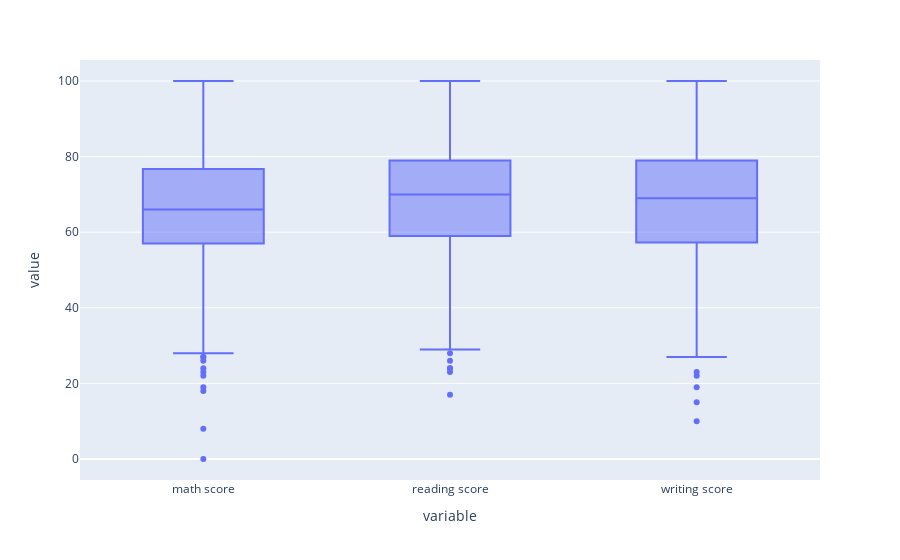

The notebook cell this image was saved under:
### Markdown cell above
> Utilice la función creada en el punto 1.1 para verificar sus resultados.

### Code cell
exploratory_data_analysis(df_grades)

### Figure 1 — Plotly figure (JSON) as saved in the notebook; plotly's stock layout.template omitted (floating-point values rounded to 4 significant figures; data arrays with more than 128 entries replaced by an {"elided": "..."} marker saying what was removed)
{"data": [{"alignmentgroup": "True", "boxpoints": "outliers", "hovertemplate": "variable=%{x}<br>value=%{y}<extra></extra>", "legendgroup": "", "marker": {"color": "#636efa"}, "name": "", "notched": false, "offsetgroup": "", "orientation": "v", "showlegend": false, "type": "box", "x": {"elided": "7875 str values"}, "x0": " ", "xaxis": "x", "y": {"elided": "7875 mixed values"}, "y0": " ", "yaxis": "y"}], "layout": {"boxmode": "group", "legend": {"tracegroupgap": 0}, "margin": {"t": 60}, "xaxis": {"anchor": "y", "domain": [0, 1], "title": {"text": "variable"}}, "yaxis": {"anchor": "x", "domain": [0, 1], "title": {"text": "value"}}}}
